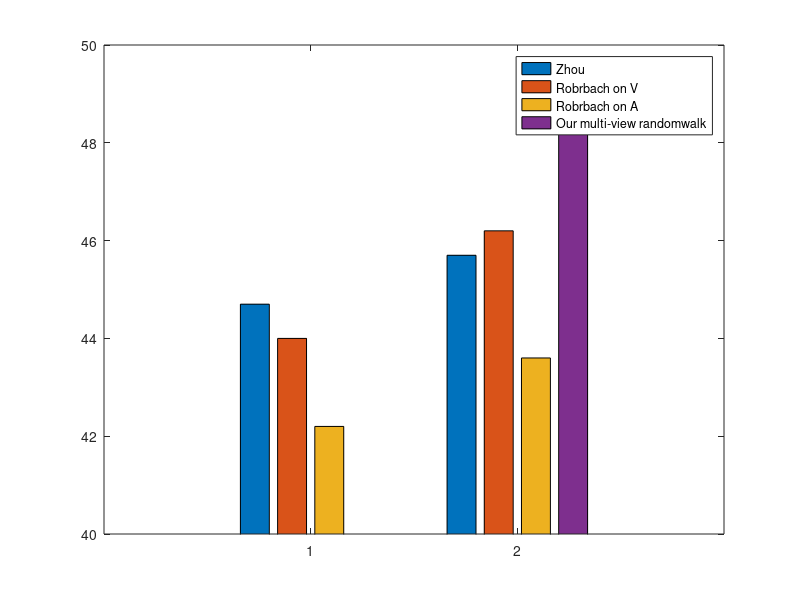

The MATLAB script that drew this image: (Note: this script raises an error after producing the figure.)
% Comparison alternative label propagation:
% comparing Zhou's work
% 
% subplot(221)
AwAeachcomp=[44.7, 44.0, 42.2, 0; 45.7, 46.2, 43.6,49.0];
bar(AwAeachcomp);
axis([0,3,40,50]);
w{1} = 'Before T-embed'; w{2} ='After T-embed';
legend('Zhou','Robrbach on V','Robrbach on A','Our multi-view randomwalk');

h=my_xticklabels(gca,[1:2],w);
title('Comparing Alternative-LP on AwA');
xlabel('Different Spaces')
ylabel('Accuracy (%)');
nice_plot;


% 
% AwAeachcomp=[42.7, 43.2, 43.4, 0; 43.8, 44.0, 44.5, 50.4];
% bar(AwAeachcomp);
% axis([0,3,40,50]);
% w{1} = 'Before T-embed'; w{2} ='After T-embed';
 legend('C-MG','PST on V','PST on A','TMV-HLP');

% h=my_xticklabels(gca,[1:2],w);
% title('Comparing Alternative-LP on USAA');
% xlabel('Different Spaces')
% ylabel('Accuracy (%)');
%nice_plot;